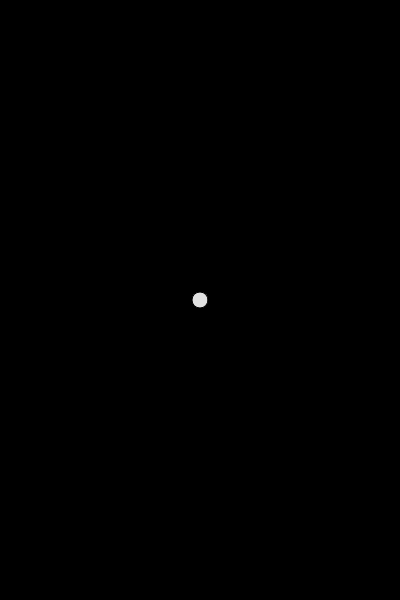
Frame 1 (no input)
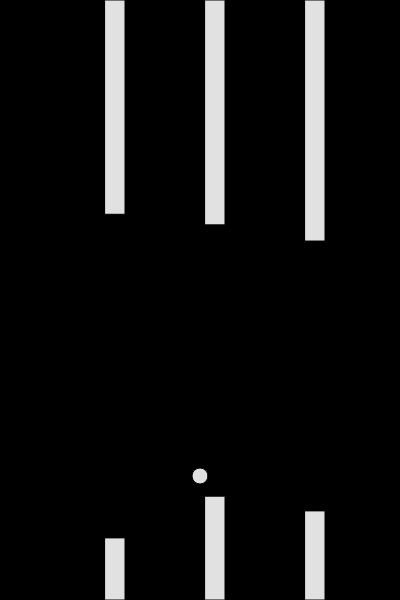
Frame 60 (no input)
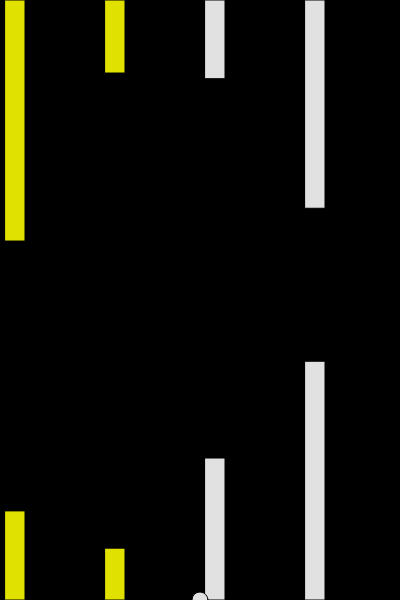
Frame 120 (the mouse pressed at the canvas centre since frame 60)

The p5.js sketch that drew these frames (run headless with seeded random() and noise() and a simulated clock; from frame 60 on, the mouse is pressed at the canvas centre):

// p5.js sketch
// ── sketch.js
var bird;
var pipes = [];
function setup(){
    createCanvas(400,600);
    bird = new Bird();
    pipes.push(new Pipe());

}
function draw(){
    background(0);
    
    for ( var i = pipes.length-1; i>= 0; i--) {
        pipes[i].show();
        pipes[i].update();
        
        if(pipes[i].hits(bird)){
            console.log('hit!');
        }

        if (pipes[i].outOfScreen()) {
            pipes.splice(i, 1);
        } 
      }
      
    if(frameCount % 20 == 0) {
        pipes.push(new Pipe());
    }
    bird.show();
    bird.update();
    
}
function keyPressed() {
    if (key == ' ') {
        bird.up();
        console.log(bird.velocity); 
    }
}
// ── Bird.js
class Bird{
    constructor(){
        this.y = height/2;
        this.x = width/2;
        this.gravity = .8;
        this.velocity = 0;
    }
    show(){
        fill(225);
        ellipse(this.x, this.y, 16, 16);
    }

    up(){
        this.velocity += -this.gravity*20;
    }

    update(){
        this.velocity += this.gravity;
        this.velocity *= .8;
        this.y += this.velocity;

        if(this.y > height){
            this.y = height;
            this.velocity = 0;
        }
        if(this.y < 0){
            this.y = 0;
            this.velocity = 0;
        }
    }
}
 

// ── Pipe.js
class Pipe{
    constructor(){
        this.top = random(height/2);
        this.bottom = random(height/2);
        this.x = width;
        this.w = 20;
        this.speed = 5;
        this.hitted = false;
    }

        show(){
            fill(225);
            if(this.hitted){
                fill(225, 225 ,0);
            }
            //this.hitted = false;
            rect(this.x, 0, this.w, this.top);
            rect(this.x, height - this.bottom, this.w, this.bottom);
            //console.log('pera nai chill');
        }
        update(){
            this.x -= this.speed;
        }

        outOfScreen(){
            if (this.x < -this.w){
                return true;
            }else{
                return false;
            }
        }

        hits( Bird ){
            if(Bird.y < this.top || Bird.y > height - this.bottom) {
                if(Bird.x > this.x && Bird.x < this.x+this.w){
                this.hitted = true;
                return true;
                }
            } else {
                return false;
            }
        }
    
}
